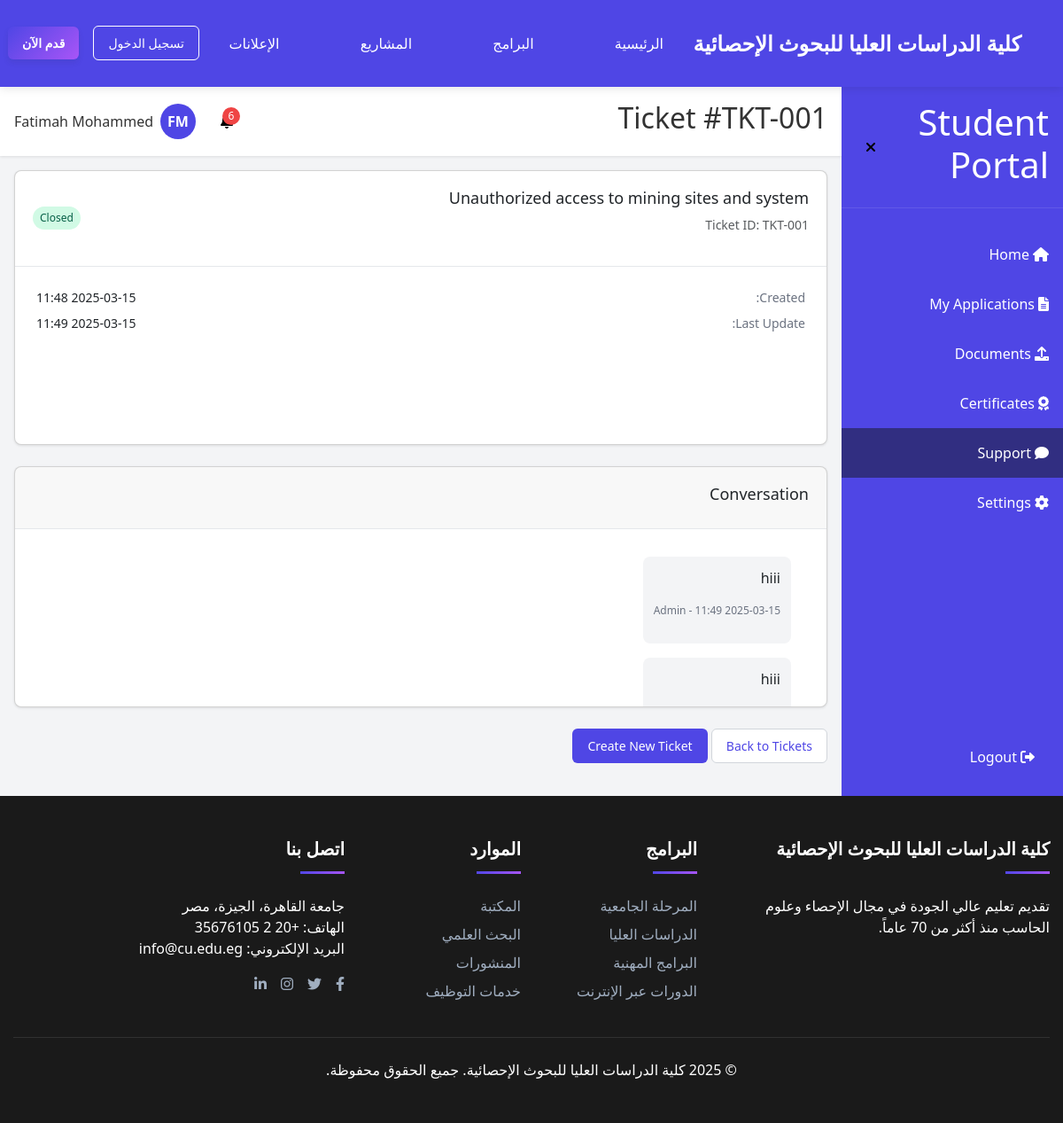
/student/support/1 (signed in), run on the app's committed database.
### models.py (models this page shows, shortened)
class Ticket(db.Model):
    __tablename__ = 'ticket'
    __table_args__ = {'extend_existing': True}
    id = db.Column(db.Integer, primary_key=True)
    ticket_id = db.Column(db.String(20), unique=True, nullable=False)
    user_id = db.Column(db.Integer, db.ForeignKey('user.id'), nullable=False)
    subject = db.Column(db.String(100), nullable=False)
    status = db.Column(db.String(20), default='Open')
    created_at = db.Column(db.DateTime, default=datetime.utcnow)
    messages = db.relationship('TicketMessage', backref='ticket', lazy=True, order_by='TicketMessage.created_at')

class User(db.Model, UserMixin):
    __tablename__ = 'user'
    __table_args__ = {'extend_existing': True}
    id = db.Column(db.Integer, primary_key=True)
    email = db.Column(db.String(120), unique=True, nullable=False)
    password_hash = db.Column(db.String(128), nullable=False)
    full_name = db.Column(db.String(100), nullable=False)
    phone = db.Column(db.String(20), nullable=True)
    nationality = db.Column(db.String(50), nullable=True)
    education = db.Column(db.String(50), nullable=True)
    role = db.Column(db.String(20), default='student')
    created_at = db.Column(db.DateTime, default=datetime.utcnow)
    applications = db.relationship('Application', backref='user', lazy=True)
    documents = db.relationship('Document', backref='user', lazy=True)
    certificates = db.relationship('Certificate', backref='user', lazy=True)
    tickets = db.relationship('Ticket', backref='user', lazy=True)
    notifications = db.relationship('Notification', backref='user', lazy=True)
    def is_admin(self):
        return self.role == 'admin'

class TicketMessage(db.Model):
    __tablename__ = 'ticket_message'
    __table_args__ = {'extend_existing': True}
    id = db.Column(db.Integer, primary_key=True)
    ticket_id = db.Column(db.Integer, db.ForeignKey('ticket.id'), nullable=False)
    sender = db.Column(db.String(20), nullable=False)
    message = db.Column(db.Text, nullable=False)
    created_at = db.Column(db.DateTime, default=datetime.utcnow)

### run.py (the view)
@app.route('/student/support/<int:ticket_id>')
@login_required
def student_ticket_detail(ticket_id):
    if current_user.is_admin():
        return redirect(url_for('admin_dashboard'))
    ticket = Ticket.query.get_or_404(ticket_id)
    if ticket.user_id != current_user.id:
        flash('Access denied', 'danger')
        return redirect(url_for('student_support'))
    return render_template('student/ticket_detail.html', ticket=ticket)

### run.py (called while the page is built)
@login_manager.user_loader
def load_user(user_id):
    return User.query.get(int(user_id))

@app.template_filter('initials')
def initials_filter(name):
    if not name:
        return "UN"
    parts = name.split()
    if len(parts) == 1:
        return parts[0][0].upper()
    else:
        return (parts[0][0] + parts[-1][0]).upper()

@app.context_processor
def inject_now():
    return {'now': datetime.utcnow()}

### templates/student/ticket_detail.html (shortened to what this page needs)
{% extends "student_layout.html" %}
{% block page_title %}Ticket #{{ ticket.ticket_id }}{% endblock %}
{% block main_content %}
<div class="card mb-6">
    <div class="card-header-with-actions">
        <div>
            <h3>{{ ticket.subject }}</h3>
            <p class="text-muted">Ticket ID: {{ ticket.ticket_id }}</p>
        </div>
        <span class="status-badge
            {% if ticket.status == 'Open' %}red
            {% elif ticket.status == 'In Progress' %}yellow
            {% elif ticket.status == 'Closed' %}green
            {% endif %}">
            {{ ticket.status }}
        </span>
    </div>
    <div class="card-body">
        <div class="info-row">
            <span class="info-label">Created:</span>
            <span class="info-value">{{ ticket.created_at.strftime('%Y-%m-%d %H:%M') }}</span>
        </div>
        <div class="info-row">
            <span class="info-label">Last Update:</span>
            <span class="info-value">
                {% if ticket.messages %}
                    {{ ticket.messages[-1].created_at.strftime('%Y-%m-%d %H:%M') }}
                {% else %}
                    {{ ticket.created_at.strftime('%Y-%m-%d %H:%M') }}
                {% endif %}
            </span>
        </div>
    </div>
</div>
<div class="card">
    <div class="card-header">
        <h3>Conversation</h3>
    </div>
    <div class="card-body p-0">
        <div class="chat-container">
            <div class="chat-messages">
                {% for message in ticket.messages %}
                    <div class="chat-message {% if message.sender == 'Student' %}outgoing{% else %}incoming{% endif %}">
                        <div class="message-content">
                            <p>{{ message.message }}</p>
                            <p class="message-time">{{ message.created_at.strftime('%Y-%m-%d %H:%M') }} - {{ message.sender }}</p>
                        </div>
                    </div>
                {% endfor %}
            </div>
        </div>
    </div>
</div>
<div class="form-actions mt-4">
    <a href="{{ url_for('student_support') }}" class="btn outline">Back to Tickets</a>
    {% if ticket.status != 'Closed' %}
        <button id="close-ticket-btn" class="btn danger" data-id="{{ ticket.id }}">Close Ticket</button>
    {% else %}
        <a href="{{ url_for('student_new_ticket') }}" class="btn primary">Create New Ticket</a>
    {% endif %}
</div>
{% endblock %}

### templates/student_layout.html (shortened to what this page needs)
{% extends "base.html" %}
{% block content %}
<div class="dashboard-container">
    <div id="sidebar" class="sidebar">
        <div class="sidebar-header">
            <h1 id="sidebar-title">Student Portal</h1>
            <button id="toggle-sidebar" class="btn-icon">
                <i class="fas fa-times"></i>
            </button>
        </div>
        <nav class="sidebar-nav">
            <a href="{{ url_for('student_dashboard') }}" class="nav-item {% if request.endpoint == 'student_dashboard' %}active{% endif %}">
                <i class="fas fa-home"></i>
                <span class="nav-text">Home</span>
            </a>
            <a href="{{ url_for('student_applications') }}" class="nav-item {% if request.endpoint == 'student_applications' or request.endpoint == 'student_new_application' %}active{% endif %}">
                <i class="fas fa-file-alt"></i>
                <span class="nav-text">My Applications</span>
            </a>
            <a href="{{ url_for('student_documents') }}" class="nav-item {% if request.endpoint == 'student_documents' or request.endpoint == 'student_upload_document' %}active{% endif %}">
                <i class="fas fa-upload"></i>
                <span class="nav-text">Documents</span>
            </a>
            <a href="{{ url_for('student_certificates') }}" class="nav-item {% if request.endpoint == 'student_certificates' or request.endpoint == 'student_request_certificate' %}active{% endif %}">
                <i class="fas fa-award"></i>
                <span class="nav-text">Certificates</span>
            </a>
            <a href="{{ url_for('student_support') }}" class="nav-item {% if request.endpoint == 'student_support' or request.endpoint == 'student_new_ticket' or request.endpoint == 'student_ticket_detail' %}active{% endif %}">
                <i class="fas fa-comment"></i>
                <span class="nav-text">Support</span>
            </a>
            <a href="{{ url_for('student_settings') }}" class="nav-item {% if request.endpoint == 'student_settings' %}active{% endif %}">
                <i class="fas fa-cog"></i>
                <span class="nav-text">Settings</span>
            </a>
        </nav>
        <div class="logout-container">
            <a href="{{ url_for('logout') }}" class="nav-item">
                <i class="fas fa-sign-out-alt"></i>
                <span class="nav-text">Logout</span>
            </a>
        </div>
    </div>
    <div class="main-content">
        <header class="header">
            <div class="header-content">
                <h2 id="page-title">{% block page_title %}Dashboard{% endblock %}</h2>
                <div class="header-actions">
                    <div class="notification-container">
                        <button id="notification-btn" class="btn-icon">
                            {% set unread_notifications = current_user.notifications|selectattr('read', 'equalto', false)|list %}
                            {% if unread_notifications %}
                                <span id="notification-badge" class="notification-badge">{{ unread_notifications|length }}</span>
                            {% endif %}
                        </button>
                    </div>
                    <div class="user-container">
                        <div class="avatar">
                            {{ current_user.full_name|initials }}
                        </div>
                        <span id="user-name" class="user-name">{{ current_user.full_name }}</span>
                    </div>
                </div>
            </div>
        </header>
        <main class="content">
            {% block main_content %}{% endblock %}
        </main>
    </div>
</div>
{% endblock %}

### data on the page
Ticket: ticket_id "TKT-001", subject "Unauthorized access to mining sites and system", status "Closed", created_at "2025-03-15 11:48"
User: full_name|initials "FM", full_name "Fatimah Mohammed"
TicketMessage: created_at "2025-03-15 11:49", message "hiii"
TicketMessage: message "hiii", sender "Admin"

### other printed values
{{ unread_notifications|length }} "6"
{{ now.year }} "2025"
